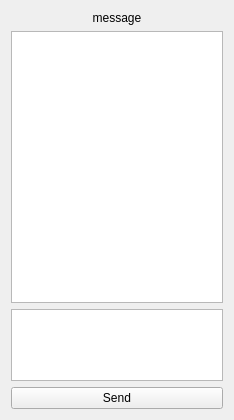
<?xml version="1.0" encoding="UTF-8"?>
<ui version="4.0">
 <class>CommentsWidget</class>
 <widget class="QWidget" name="CommentsWidget">
  <property name="geometry">
   <rect>
    <x>0</x>
    <y>0</y>
    <width>234</width>
    <height>420</height>
   </rect>
  </property>
  <property name="windowTitle">
   <string>Comments</string>
  </property>
  <layout class="QVBoxLayout" name="verticalLayout">
   <item>
    <widget class="QLabel" name="messageLabel">
     <property name="text">
      <string>message</string>
     </property>
     <property name="alignment">
      <set>Qt::AlignCenter</set>
     </property>
     <property name="wordWrap">
      <bool>true</bool>
     </property>
     <property name="openExternalLinks">
      <bool>true</bool>
     </property>
     <property name="textInteractionFlags">
      <set>Qt::LinksAccessibleByMouse|Qt::TextSelectableByMouse</set>
     </property>
    </widget>
   </item>
   <item>
    <widget class="QListWidget" name="listWidget">
     <property name="sizePolicy">
      <sizepolicy hsizetype="Expanding" vsizetype="Expanding">
       <horstretch>0</horstretch>
       <verstretch>0</verstretch>
      </sizepolicy>
     </property>
    </widget>
   </item>
   <item>
    <widget class="QPlainTextEdit" name="plainTextEdit">
     <property name="sizePolicy">
      <sizepolicy hsizetype="Expanding" vsizetype="Minimum">
       <horstretch>0</horstretch>
       <verstretch>0</verstretch>
      </sizepolicy>
     </property>
     <property name="verticalScrollBarPolicy">
      <enum>Qt::ScrollBarAlwaysOff</enum>
     </property>
     <property name="sizeAdjustPolicy">
      <enum>QAbstractScrollArea::AdjustToContents</enum>
     </property>
     <property name="plainText">
      <string notr="true"/>
     </property>
     <property name="placeholderText">
      <string>Enter your comment...</string>
     </property>
    </widget>
   </item>
   <item>
    <widget class="QPushButton" name="sendButton">
     <property name="text">
      <string>Send</string>
     </property>
    </widget>
   </item>
  </layout>
 </widget>
 <resources/>
 <connections/>
</ui>
